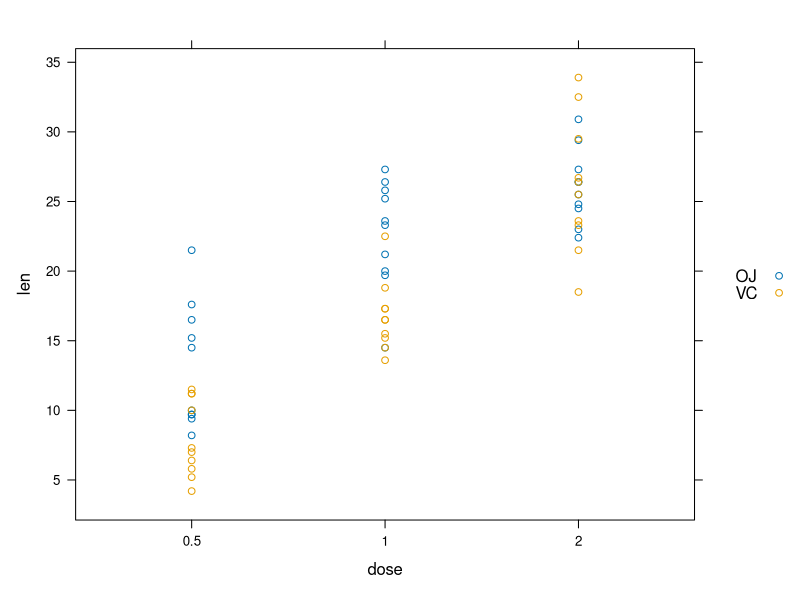
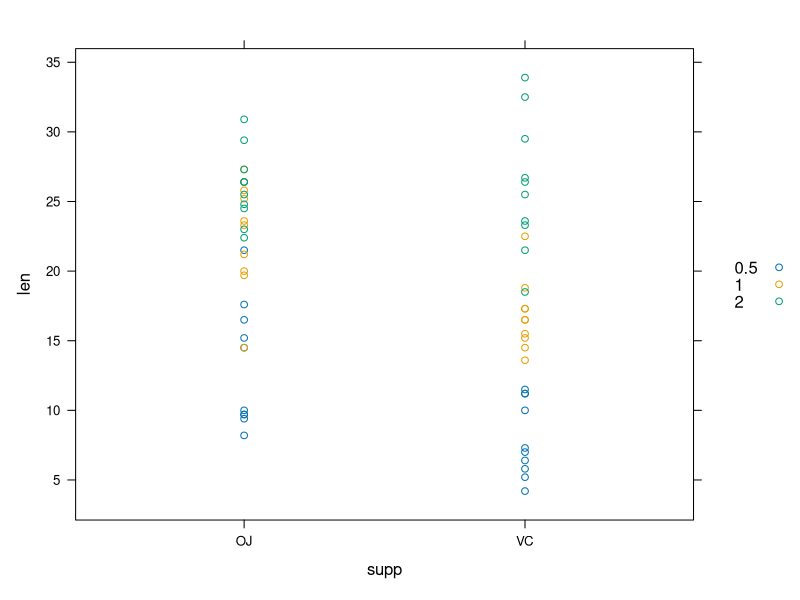
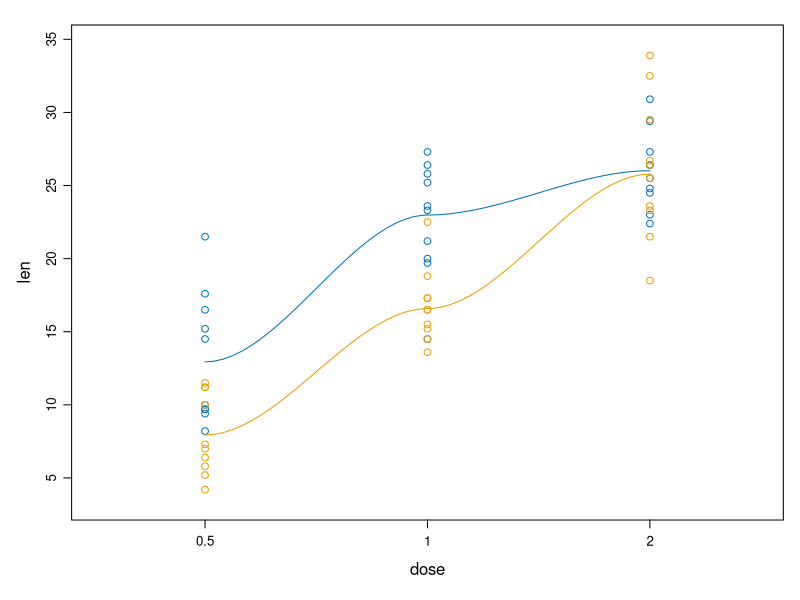
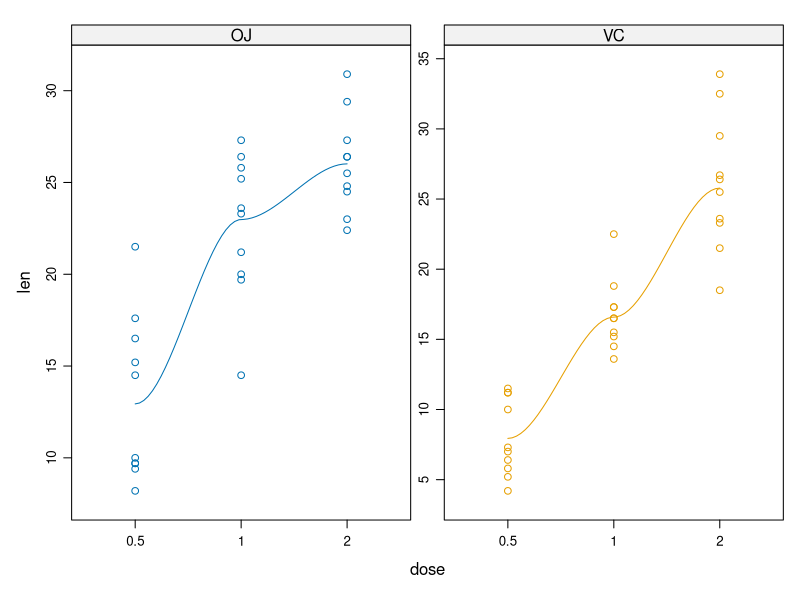
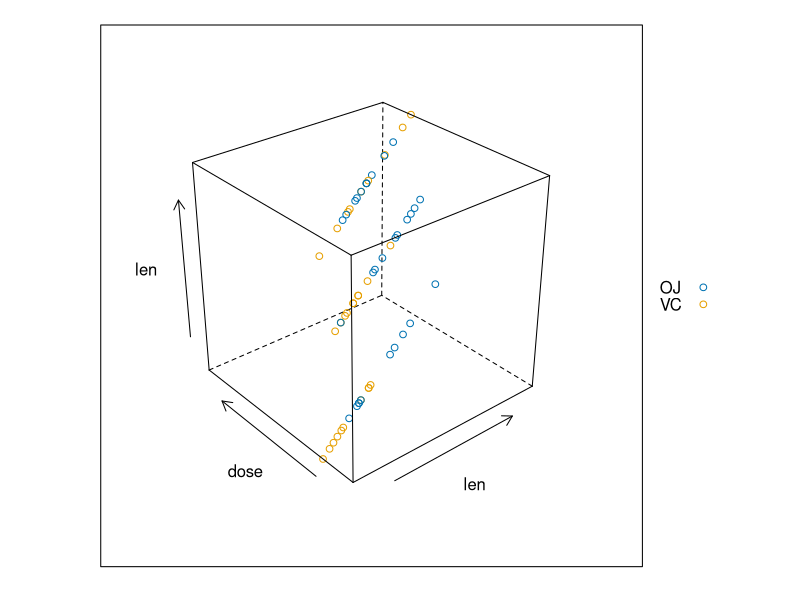
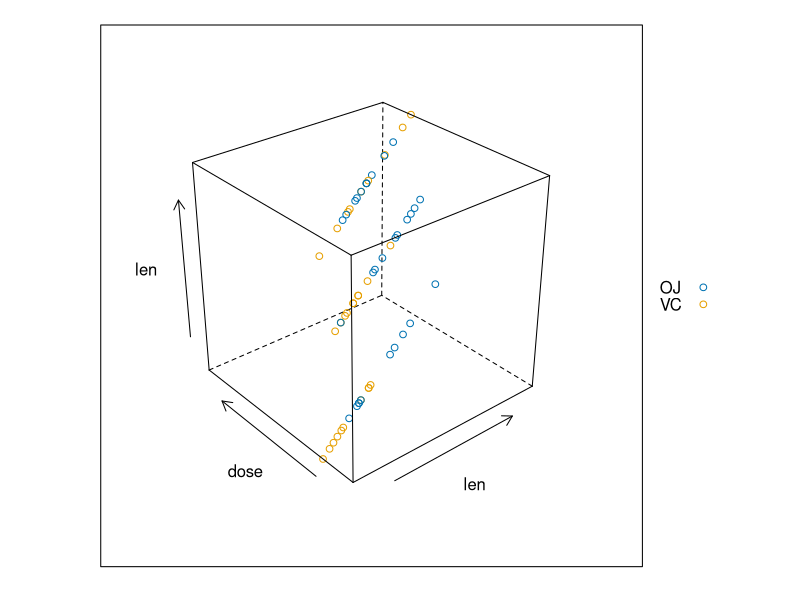
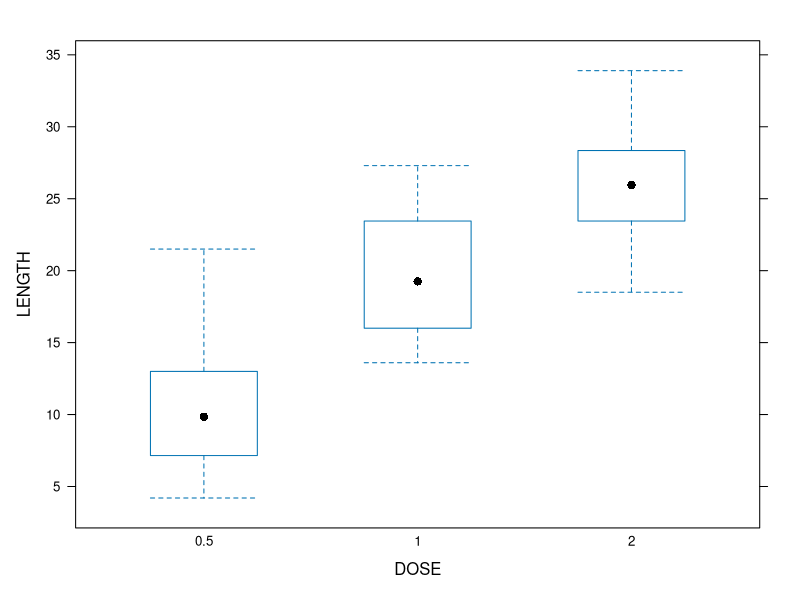
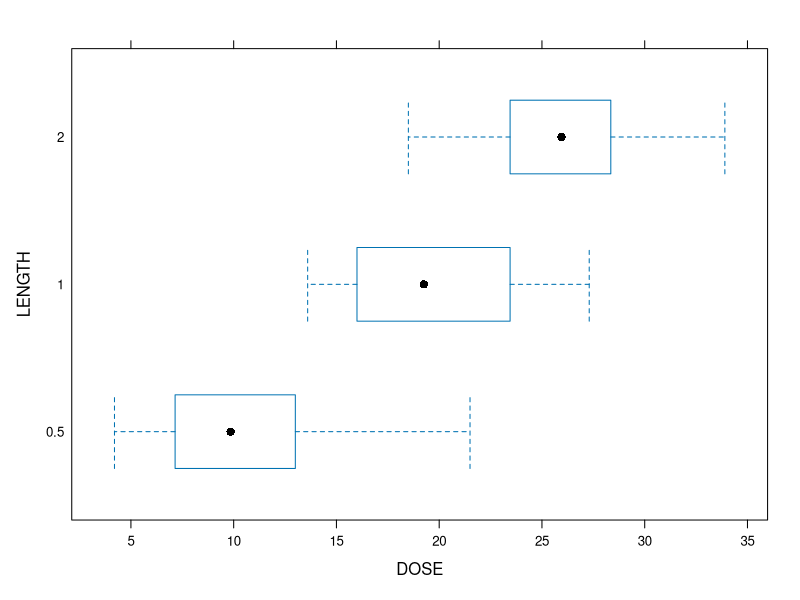

Source code (R) for these figures, in order:
lapply(mtcars,min)
?list

######18-01-2020

library(lattice)
?lattice


ToothGrowth
?ToothGrowth

str(ToothGrowth)

tab1 = ToothGrowth
tab1
tab1$dose<-as.factor(tab1$dose)
tab1
#--------To get the first few observation
head(ToothGrowth)

#--------Default plot
xyplot(len~dose,data=tab1, groups = supp, auto.key = TRUE)
xyplot(len~supp,data=tab1, groups = dose, auto.key = TRUE)
xyplot(len~dose,data=tab1, groups = supp,type=c("p","smooth"), scales = "free")
xyplot(len~dose|supp, groups = supp, data=tab1, type=c("p","smooth"), scales = "free")  

#--------3D box plot
cloud(len~len*dose, groups = supp, data = tab1, auto.key = TRUE)
cloud(len~len*dose, groups = supp, data = tab1, auto.key = TRUE)

bwplot(len~dose, data=tab1, xlab = "DOSE", ylab = "LENGTH")
bwplot(dose~len, data=tab1, xlab = "DOSE", ylab = "LENGTH")
bwplot(len~dose, data=tab1, panel=panel.violin, xlab="DOSE", ylab = "LENGTH")


